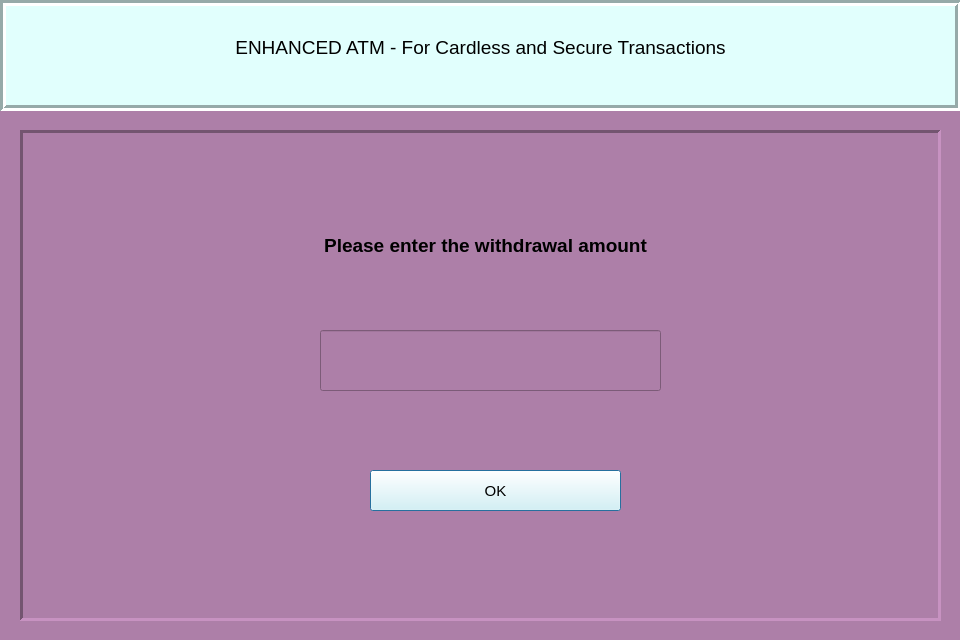
<?xml version="1.0" encoding="UTF-8"?>
<ui version="4.0">
 <class>wdScrn</class>
 <widget class="QDialog" name="wdScrn">
  <property name="geometry">
   <rect>
    <x>0</x>
    <y>0</y>
    <width>960</width>
    <height>640</height>
   </rect>
  </property>
  <property name="windowTitle">
   <string>Dialog</string>
  </property>
  <property name="styleSheet">
   <string notr="true">background-color: rgb(33, 170, 229);
background-color: rgb(173, 127, 168);</string>
  </property>
  <property name="modal">
   <bool>false</bool>
  </property>
  <widget class="QTextBrowser" name="topLabel">
   <property name="geometry">
    <rect>
     <x>0</x>
     <y>0</y>
     <width>961</width>
     <height>111</height>
    </rect>
   </property>
   <property name="styleSheet">
    <string notr="true">background-color: rgb(225, 255, 253);</string>
   </property>
   <property name="frameShape">
    <enum>QFrame::Box</enum>
   </property>
   <property name="frameShadow">
    <enum>QFrame::Sunken</enum>
   </property>
   <property name="lineWidth">
    <number>3</number>
   </property>
   <property name="html">
    <string>&lt;!DOCTYPE HTML PUBLIC &quot;-//W3C//DTD HTML 4.0//EN&quot; &quot;http://www.w3.org/TR/REC-html40/strict.dtd&quot;&gt;
&lt;html&gt;&lt;head&gt;&lt;meta name=&quot;qrichtext&quot; content=&quot;1&quot; /&gt;&lt;style type=&quot;text/css&quot;&gt;
p, li { white-space: pre-wrap; }
&lt;/style&gt;&lt;/head&gt;&lt;body style=&quot; font-family:'MS Shell Dlg 2'; font-size:7.8pt; font-weight:400; font-style:normal;&quot;&gt;
&lt;p align=&quot;center&quot; style=&quot;-qt-paragraph-type:empty; margin-top:0px; margin-bottom:0px; margin-left:0px; margin-right:0px; -qt-block-indent:0; text-indent:0px;&quot;&gt;&lt;br /&gt;&lt;/p&gt;
&lt;p align=&quot;center&quot; style=&quot;-qt-paragraph-type:empty; margin-top:0px; margin-bottom:0px; margin-left:0px; margin-right:0px; -qt-block-indent:0; text-indent:0px;&quot;&gt;&lt;br /&gt;&lt;/p&gt;
&lt;p align=&quot;center&quot; style=&quot; margin-top:0px; margin-bottom:0px; margin-left:0px; margin-right:0px; -qt-block-indent:0; text-indent:0px;&quot;&gt;&lt;span style=&quot; font-size:14pt; color:#000000;&quot;&gt;ENHANCED ATM - For Cardless and Secure Transactions&lt;/span&gt;&lt;/p&gt;&lt;/body&gt;&lt;/html&gt;</string>
   </property>
  </widget>
  <widget class="QLabel" name="QRframe">
   <property name="geometry">
    <rect>
     <x>20</x>
     <y>130</y>
     <width>921</width>
     <height>491</height>
    </rect>
   </property>
   <property name="frameShape">
    <enum>QFrame::Panel</enum>
   </property>
   <property name="frameShadow">
    <enum>QFrame::Sunken</enum>
   </property>
   <property name="lineWidth">
    <number>3</number>
   </property>
   <property name="text">
    <string/>
   </property>
  </widget>
  <widget class="QTextBrowser" name="textBrowser">
   <property name="geometry">
    <rect>
     <x>170</x>
     <y>230</y>
     <width>631</width>
     <height>41</height>
    </rect>
   </property>
   <property name="frameShape">
    <enum>QFrame::NoFrame</enum>
   </property>
   <property name="html">
    <string>&lt;!DOCTYPE HTML PUBLIC &quot;-//W3C//DTD HTML 4.0//EN&quot; &quot;http://www.w3.org/TR/REC-html40/strict.dtd&quot;&gt;
&lt;html&gt;&lt;head&gt;&lt;meta name=&quot;qrichtext&quot; content=&quot;1&quot; /&gt;&lt;style type=&quot;text/css&quot;&gt;
p, li { white-space: pre-wrap; }
&lt;/style&gt;&lt;/head&gt;&lt;body style=&quot; font-family:'MS Shell Dlg 2'; font-size:7.8pt; font-weight:400; font-style:normal;&quot;&gt;
&lt;p align=&quot;center&quot; style=&quot; margin-top:0px; margin-bottom:0px; margin-left:0px; margin-right:0px; -qt-block-indent:0; text-indent:0px;&quot;&gt;&lt;span style=&quot; font-size:14pt; font-weight:600;&quot;&gt;Please enter the withdrawal amount&lt;/span&gt;&lt;/p&gt;&lt;/body&gt;&lt;/html&gt;</string>
   </property>
  </widget>
  <widget class="QLineEdit" name="lineEdit">
   <property name="geometry">
    <rect>
     <x>320</x>
     <y>330</y>
     <width>341</width>
     <height>61</height>
    </rect>
   </property>
   <property name="font">
    <font>
     <pointsize>13</pointsize>
     <weight>75</weight>
     <bold>true</bold>
    </font>
   </property>
   <property name="text">
    <string/>
   </property>
  </widget>
  <widget class="QPushButton" name="okBtn">
   <property name="geometry">
    <rect>
     <x>370</x>
     <y>470</y>
     <width>251</width>
     <height>41</height>
    </rect>
   </property>
   <property name="font">
    <font>
     <pointsize>11</pointsize>
     <weight>50</weight>
     <bold>false</bold>
    </font>
   </property>
   <property name="styleSheet">
    <string notr="true">background-color: rgb(224, 255, 253);</string>
   </property>
   <property name="text">
    <string>OK</string>
   </property>
  </widget>
 </widget>
 <resources/>
 <connections/>
</ui>
